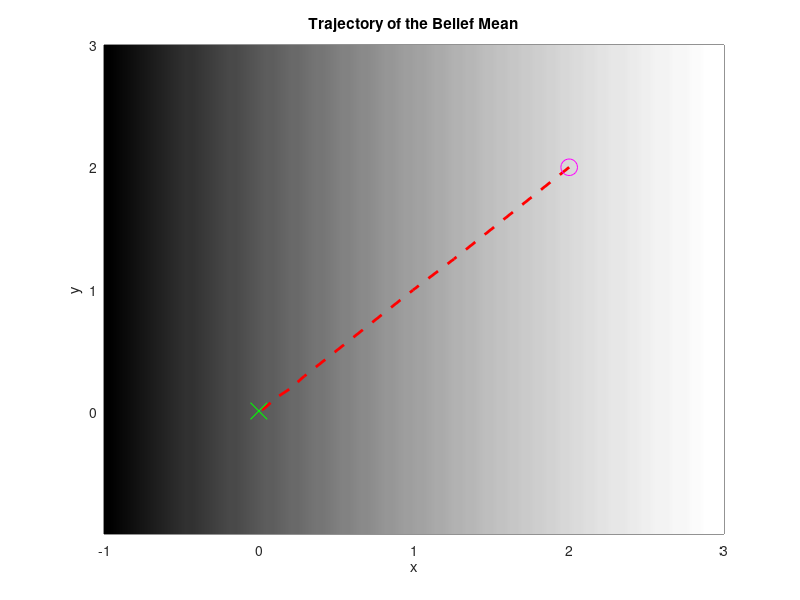
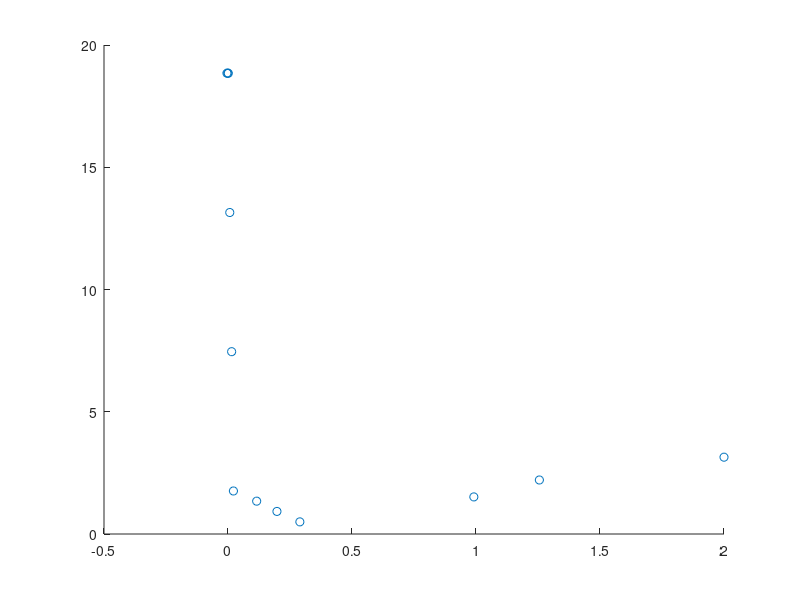
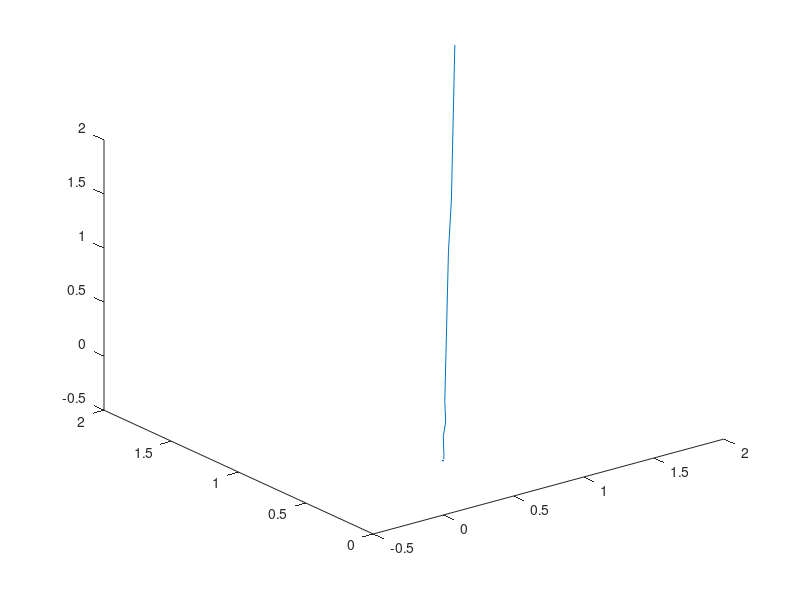

Here is the MATLAB script that generated these plots, in order:
clear
close
clc

traj = importdata('test1.mat');
X = traj(1,:);
Y = traj(2,:);

figure(1);clf;
X_plot = linspace(min(X)-1,max(X)+1);
Y_plot = linspace(min(Y)-1,max(Y)+1);
C = ones(length(Y_plot),length(X_plot));

for i=1:size(C,1)
    for j=1:size(C,2)
        C(i,j) = -0.5*(5-X_plot(j))^2;
    end
end
pcolor(X_plot,Y_plot,C);
colormap(gray);
shading flat
shading interp
% axis([-1,7,-2,5])
hold on

% %% Normal Plot
% figure(3);
% hold on

plot(traj(1,:),traj(2,:),'r--','LineWidth',2);
% scatter(X,Y);
plot(traj(1,1),traj(2,1),'mo', 'markers',12);

plot(traj(1,end),traj(2,end),'gx','markers',12);

title('Trajectory of the Belief Mean')
xlabel('x')
ylabel('y')

hold off
figure(2)
ang = linspace(-2*pi, 7*pi,length(traj(6,:)));
scatter(traj(1,:),traj(6,:));

figure(3)
plot3(traj(1,:),traj(2,:),traj(3,:));
%%

% 
%% Smooth Trajectory
% figure(4)
% % polyfit_y = polyfit(X,Y,8);
% % fit_y = polyval(polyfit_y,X);
% xx = smooth(X,0.1,'loess');
% yy = smooth(Y,0.1,'loess');
% plot(xx,yy,'r-','LineWidth',2);
% hold on
% % plot(xx,yy,'r');
% scatter(xx,yy);
% plot(traj(1,1),traj(2,1),'mo');
% plot(traj(1,end),traj(2,end),'bx');
% hold off




%%%%%%%%%%%%%%%%%%%%%%%%%%%%%%%%%%%%%% Experimentation %%%%%%%%%%%%%%%%%
% figure(1);clf;
% Im = zeros(length(Y),length(X));
% 
% for i=1:size(Im,1)
%     for j=1:size(Im,2)
%         Im(i,j) = 0.5*(5-X(j)) - 3;
%     end
% end
% 
% X_scaled = X*(size(Im,2)/(max(X)-min(X)));
% Y_scaled = Y*(size(Im,1)/(max(Y)-min(Y)));
% 
% figure(1)
% imshow(Im)
% % hold on
% 
% %Making X and Y of the same length
% if (length(X_scaled) > length(Y_scaled))
%    Y_scaled = interp1(linspace(1,length(Y_scaled),length(Y_scaled)),Y_scaled,X_scaled,'pchip');
%     
% elseif (length(Y_scaled) > length(X_scaled))
%     X_scaled = interp1(linspace(1,length(X_scaled),length(X_scaled)),X_scaled,Y_scaled,'pchip');
% end
% 
% % plot(traj(1,:),traj(2,:),'r');
% % plot(traj(1,t_f+1),traj(2,t_f+1),'bx');
% figure(2);
% plot(X_scaled,Y_scaled,'r');
% hold on
% plot(X_scaled(1),Y_scaled(1),'mo');
% plot(X_scaled(t_f+1),Y_scaled(t_f+1),'bx');
% hold off